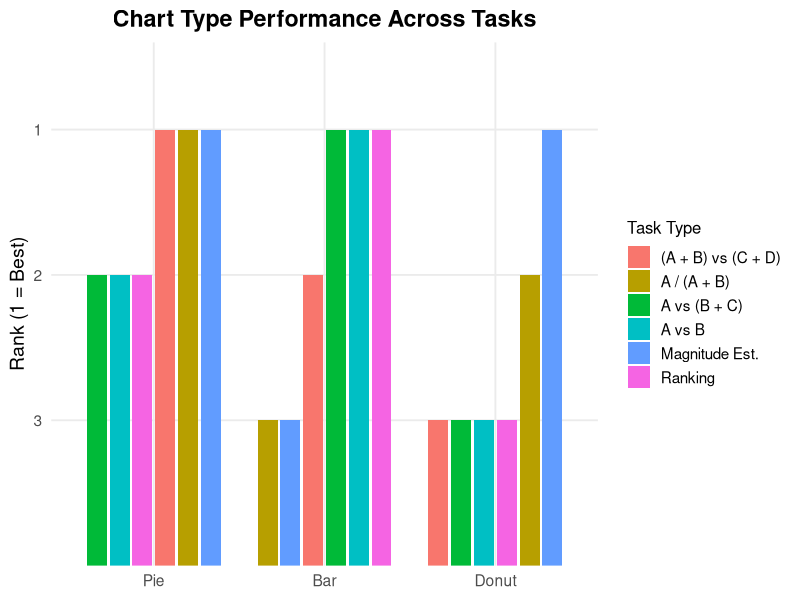
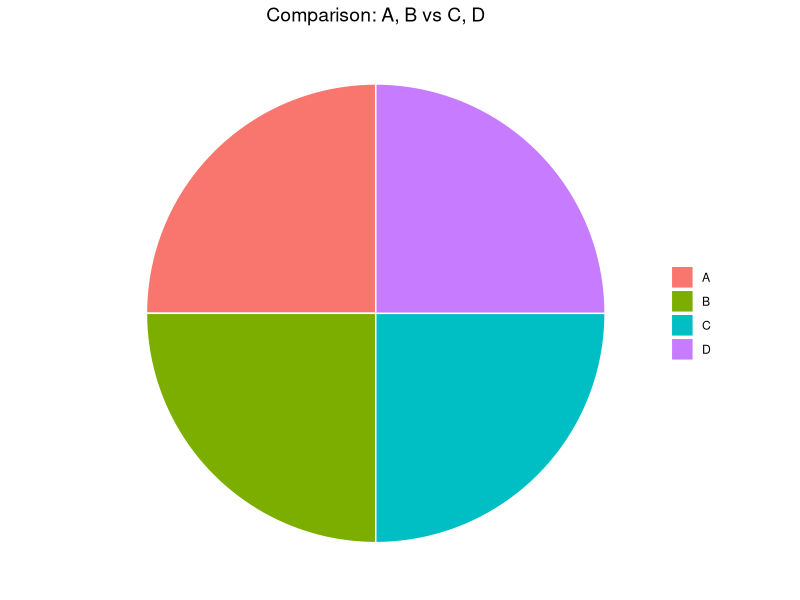
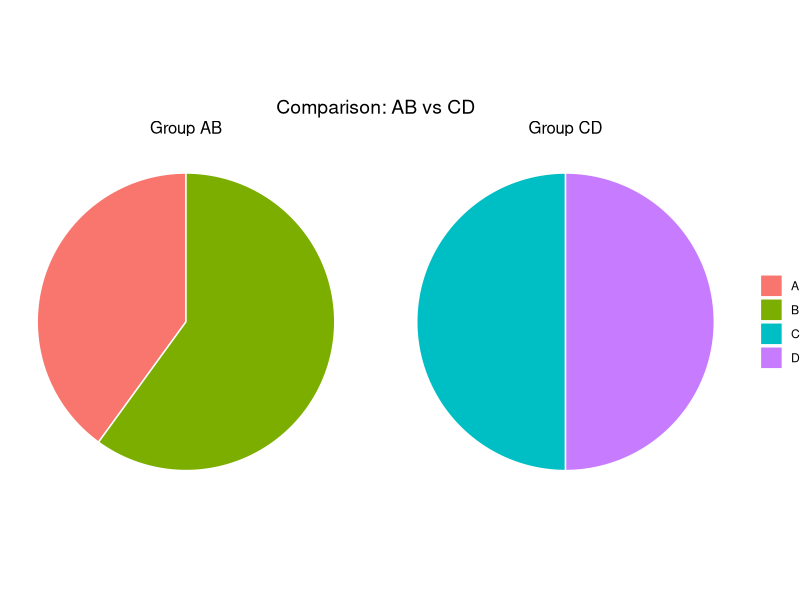
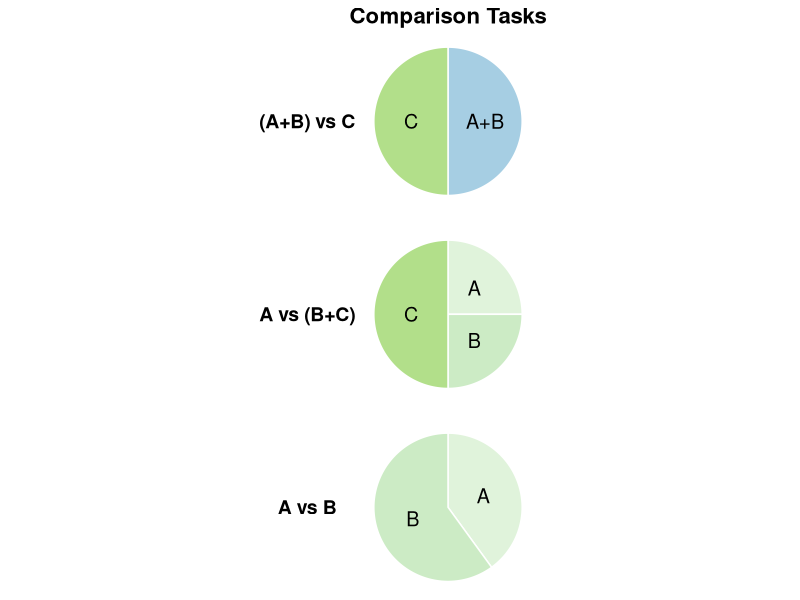
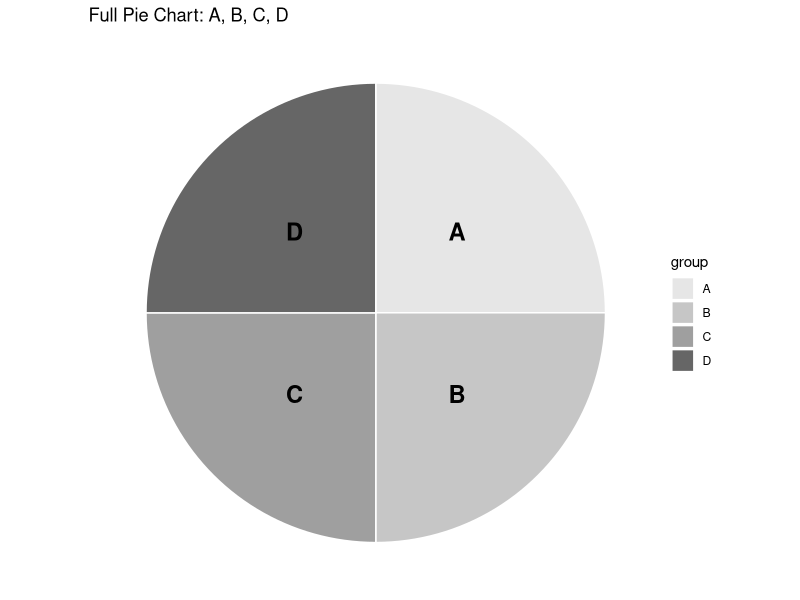
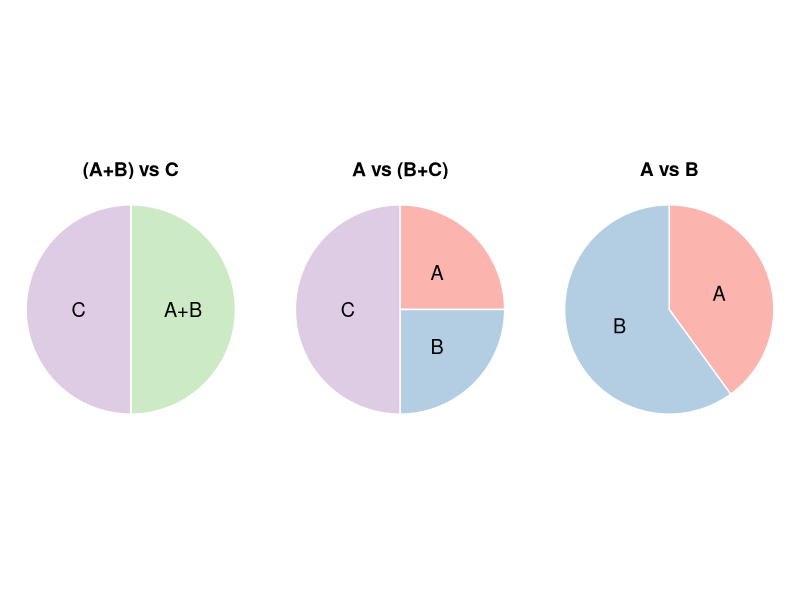
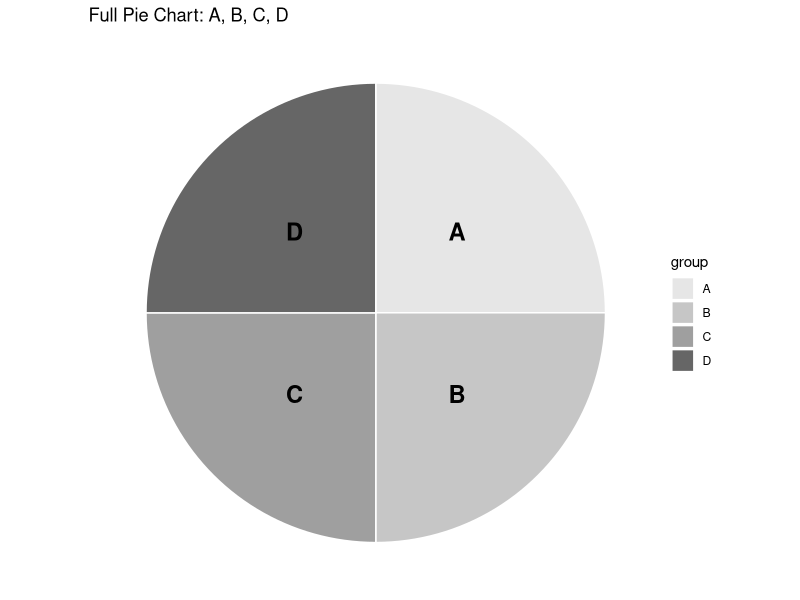
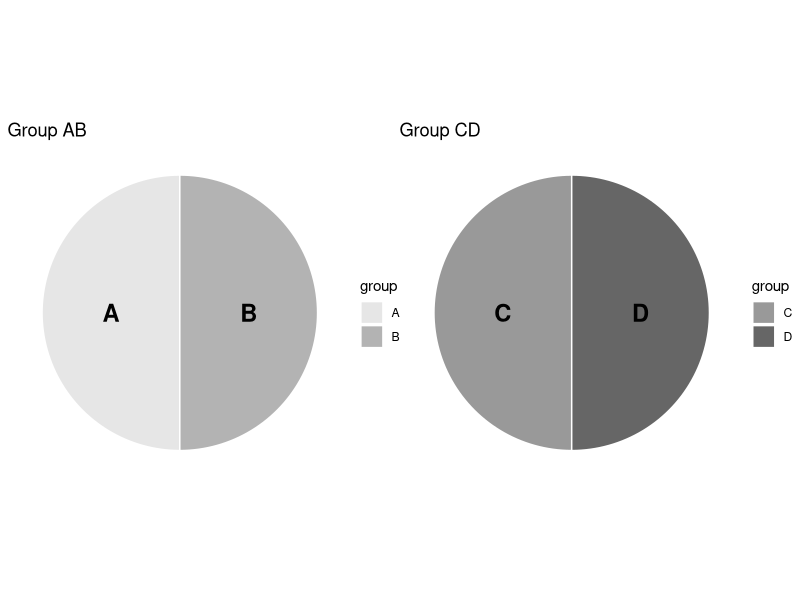

Source code (R) for these figures, in order:
## ---- chunk 1
#| echo: false

library(ggplot2)

# Data
chart_data <- data.frame(
  Chart_Type = rep(c("Bar", "Pie", "Donut"), each = 6),
  Task_Type = rep(c("A vs B", "A / (A + B)", "A vs (B + C)", 
                    "(A + B) vs (C + D)", "Ranking", "Magnitude Est."), 3),
  Rank = c(
    1, 3, 1, 2, 1, 3,  # Bar
    2, 1, 2, 1, 2, 1,  # Pie
    3, 2, 3, 3, 3, 1   # Donut
  )
)

# Reorder x-axis: Pie, Bar, Donut
chart_data$Chart_Type <- factor(chart_data$Chart_Type, levels = c("Pie", "Bar", "Donut"))

# Set Rank so that 1 shows on top
chart_data$Rank <- factor(chart_data$Rank, levels = c(3, 2, 1))

# Plot
ggplot(chart_data, aes(x = Chart_Type, y = Rank, fill = Task_Type)) +
  geom_bar(stat = "identity", position = position_dodge(width = 0.8), width = 0.7) +
  labs(
    title = "Chart Type Performance Across Tasks",
    y = "Rank (1 = Best)",
    x = NULL,
    fill = "Task Type"
  ) +
  theme_minimal(base_size = 14) +
  theme(
    legend.position = "right",
    legend.title = element_text(size = 12),
    legend.text = element_text(size = 11),
    plot.title = element_text(face = "bold", hjust = 0.5)
  )



## ---- chunk 2
#| echo: false
library(knitr)
library(tibble)

# Data with Study_Label and Preference column
study_table <- tribble(
  ~Study_Label, ~Study_Type,       ~Comparison, ~Question,                     ~Measure,                        ~Participants,          ~Trials_per_Participant,       ~Preference,
  "A-exp1",     "Eells (1926)",    "A / (A+B+...)", "Estimate each segment",       "Accuracy, Preference",          "97 psychology students", "15 (Pie + Bar; no repeat)",   "Pie",
  "A-exp2",     "Croxton (1927)",  "A / (A+B)", "Estimate percentage values",  "Accuracy",                      "807 students",           "27 (bar & pie mixed)",        "Pie",
  "B-exp1",     "Von Huhn (1927)", "A / B",     "What is B if A is 1?",        "Accuracy",                      "287 participants",       "2 ratios × 2 chart types",    "Bar",
  "B-exp2",     "Spence (1991)",   "A, A+B, etc.","Which part is largest?",   "Accuracy, Speed",               "Varied (online)",        "Not specified",               "Bar",
  "C-exp1",     "Petersen (1954)", "A / (A+B)", "Estimate proportion",         "Accuracy",                      "86 air force personnel", "3440 responses total",        "Bar",
  "D-exp1",     "Cleveland (1986)","A / (A+B)", "What % is this of standard?", "Accuracy",                      "127 (HS, college, tech)", "210 (6 task types)",          "Bar",
  "E-exp1",     "Simkin & Hastie (1987)", "A / B & A / (A+B)", "Compare or estimate", "Accuracy, Time",       "200 undergraduates",      "90 (timed)",                  "Pie (for A/(A+B))",
  "F-exp1",     "Skau & Kosara (2016)", "A / (A+B)", "What % is the blue part?", "Accuracy",                   "100 MTurk",              "48 (6 chart types × 8)",      "Pie",
  "G-exp1",     "Hill (2025)",     "Ranking, A vs B, A+B", "Rank or estimate", "Accuracy",                     "42 Univ. of Surrey",     "3 experiments",               "Bar"
)

# Display table
kable(
  study_table[, c("Study_Label", "Study_Type", "Comparison", "Question", "Measure", "Participants", "Trials_per_Participant", "Preference")],
  col.names = c("Label", "Citation", "Comparison", "Question", "Measure", "Participants", "Trials/Participant", "Preference"),
  caption = "Summary of Experimental Studies on Chart Perception"
)

## ---- chunk 3
#| echo: false

library(ggplot2)
library(dplyr)

# Data for 4 segments
df1 <- data.frame(
  group = c("A", "B", "C", "D"),
  value = c(25, 25, 25, 25)
)

ggplot(df1, aes(x = "", y = value, fill = group)) +
  geom_bar(width = 1, stat = "identity", color = "white") +
  coord_polar("y") +
  theme_void() +
  ggtitle("Comparison: A, B vs C, D") +
  theme(
    legend.title = element_blank(),
    plot.title = element_text(hjust = 0.5, size = 14)
  )

# Data for two pie charts
df2 <- data.frame(
  group = rep(c("A+B", "C+D"), each = 2),
  sub_group = rep(c("A", "B", "C", "D"), 1),
  value = c(20, 30, 25, 25)
)

df2$facet <- rep(c("Group AB", "Group CD"), each = 2)

ggplot(df2, aes(x = "", y = value, fill = sub_group)) +
  geom_bar(stat = "identity", width = 1, color = "white") +
  coord_polar("y") +
  facet_wrap(~ facet) +
  theme_void() +
  ggtitle("Comparison: AB vs CD") +
  theme(
    strip.text = element_text(size = 12),
    legend.title = element_blank(),
    plot.title = element_text(hjust = 0.5, size = 14)
  )


## ---- chunk 4
#| echo: False
library(ggplot2)
library(dplyr)

# Helper function to create pie chart data
make_pie_data <- function(labels, values, group) {
  df <- data.frame(
    label = labels,
    value = values
  )
  df$group <- group
  df
}

# Create all pie segments
pie_data <- bind_rows(
  make_pie_data(c("A", "B"), c(0.4, 0.6), "A vs B"),
  make_pie_data(c("A", "B", "C"), c(0.25, 0.25, 0.5), "A vs (B+C)"),
  make_pie_data(c("A+B", "C"), c(0.5, 0.5), "(A+B) vs C")
)

# Prepare for pie chart layout
pie_data <- pie_data %>%
  group_by(group) %>%
  mutate(
    fraction = value / sum(value),
    ymax = cumsum(fraction),
    ymin = lag(ymax, default = 0),
    label_pos = (ymin + ymax) / 2
  )

# Plot
ggplot(pie_data, aes(ymax = ymax, ymin = ymin, xmax = 1, xmin = 0, fill = label)) +
  geom_rect(color = "white") +
  coord_polar(theta = "y") +
  facet_wrap(~group, ncol = 1, strip.position = "left") +
  geom_text(aes(x = 0.5, y = label_pos, label = label), size = 5) +
  scale_fill_manual(values = c("A" = "#e0f3db", "B" = "#ccebc5", "C" = "#b2df8a", "A+B" = "#a6cee3")) +
  theme_void() +
  theme(
    strip.text = element_text(size = 14, face = "bold"),
    legend.position = "none",
    plot.title = element_text(hjust = 0.5, size = 16, face = "bold")
  ) +
  ggtitle("Comparison Tasks")

# ==== 1. Full Pie Chart: A, B, C, D ====
df_full <- data.frame(
  group = c("A", "B", "C", "D"),
  value = c(25, 25, 25, 25)
)

df_full <- df_full %>%
  mutate(
    fraction = value / sum(value),
    ymax = cumsum(fraction),
    ymin = c(0, head(ymax, n = -1)),
    label_pos = (ymin + ymax) / 2
  )

ggplot(df_full, aes(ymax = ymax, ymin = ymin, xmax = 1, xmin = 0, fill = group)) +
  geom_rect(color = "white") +
  geom_text(aes(x = 0.5, y = label_pos, label = group), size = 6, fontface = "bold") +
  coord_polar(theta = "y") +
  scale_fill_manual(values = gray.colors(4, start = 0.9, end = 0.4)) +
  theme_void() +
  ggtitle("Full Pie Chart: A, B, C, D")

## ---- chunk 5
#| echo: false
library(ggplot2)
library(dplyr)

# Helper function to create pie chart data
make_pie_data <- function(labels, values, group) {
  df <- data.frame(
    label = labels,
    value = values
  )
  df$group <- group
  df
}

# Combine all pie data
pie_data <- bind_rows(
  make_pie_data(c("A", "B"), c(0.4, 0.6), "A vs B"),
  make_pie_data(c("A", "B", "C"), c(0.25, 0.25, 0.5), "A vs (B+C)"),
  make_pie_data(c("A+B", "C"), c(0.5, 0.5), "(A+B) vs C")
)

# Compute positions
pie_data <- pie_data %>%
  group_by(group) %>%
  mutate(
    fraction = value / sum(value),
    ymax = cumsum(fraction),
    ymin = lag(ymax, default = 0),
    label_pos = (ymin + ymax) / 2
  )

# Color palette (match original soft hues)
color_palette <- c("A" = "#FBB4AE", "B" = "#B3CDE3", "C" = "#DECBE4", "A+B" = "#CCEBC5")

# Plot
ggplot(pie_data, aes(ymax = ymax, ymin = ymin, xmax = 1, xmin = 0, fill = label)) +
  geom_rect(color = "white") +
  geom_text(aes(x = 0.5, y = label_pos, label = label), size = 5) +  # Labels inside
  coord_polar(theta = "y") +
  facet_wrap(~group, nrow = 1) +  # Horizontal layout
  scale_fill_manual(values = color_palette) +
  theme_void() +
  theme(
    strip.text = element_text(size = 14, face = "bold"),
    legend.position = "none"
  )


## ---- chunk 6
#| echo: false
# Load required libraries
library(ggplot2)
library(dplyr)

# ==== 1. Full Pie Chart: A, B, C, D ====
df_full <- data.frame(
  group = c("A", "B", "C", "D"),
  value = c(25, 25, 25, 25)
)

df_full <- df_full %>%
  mutate(
    fraction = value / sum(value),
    ymax = cumsum(fraction),
    ymin = c(0, head(ymax, n = -1)),
    label_pos = (ymin + ymax) / 2
  )

ggplot(df_full, aes(ymax = ymax, ymin = ymin, xmax = 1, xmin = 0, fill = group)) +
  geom_rect(color = "white") +
  geom_text(aes(x = 0.5, y = label_pos, label = group), size = 6, fontface = "bold") +
  coord_polar(theta = "y") +
  scale_fill_manual(values = gray.colors(4, start = 0.9, end = 0.4)) +
  theme_void() +
  ggtitle("Full Pie Chart: A, B, C, D")

# ==== 2. Half Pie Chart: Group AB ====
df_ab <- data.frame(
  group = c("A", "B"),
  value = c(50, 50)
)

df_ab <- df_ab %>%
  mutate(
    fraction = value / sum(value),
    ymax = cumsum(fraction),
    ymin = c(0, head(ymax, n = -1)),
    label_pos = (ymin + ymax) / 2
  )

p_ab <- ggplot(df_ab, aes(ymax = ymax, ymin = ymin, xmax = 1, xmin = 0, fill = group)) +
  geom_rect(color = "white") +
  geom_text(aes(x = 0.5, y = label_pos, label = group), size = 6, fontface = "bold") +
  coord_polar(theta = "y", start = pi) +  # start at top to show half-pie
  scale_fill_manual(values = gray.colors(2, start = 0.9, end = 0.7)) +
  theme_void() +
  ggtitle("Group AB")

# ==== 3. Half Pie Chart: Group CD ====
df_cd <- data.frame(
  group = c("C", "D"),
  value = c(50, 50)
)

df_cd <- df_cd %>%
  mutate(
    fraction = value / sum(value),
    ymax = cumsum(fraction),
    ymin = c(0, head(ymax, n = -1)),
    label_pos = (ymin + ymax) / 2
  )

p_cd <- ggplot(df_cd, aes(ymax = ymax, ymin = ymin, xmax = 1, xmin = 0, fill = group)) +
  geom_rect(color = "white") +
  geom_text(aes(x = 0.5, y = label_pos, label = group), size = 6, fontface = "bold") +
  coord_polar(theta = "y", start = pi) +
  scale_fill_manual(values = gray.colors(2, start = 0.6, end = 0.4)) +
  theme_void() +
  ggtitle("Group CD")

# ==== Combine AB and CD side by side ====
library(patchwork)
p_ab + p_cd
## ---- chunk 7
# Load libraries
library(ggplot2)
library(dplyr)
library(patchwork)

# Function to make pie chart with highlighted segments
make_pie_plot <- function(data, title, highlight_group = NULL, highlight_color = "black") {
  data <- data %>%
    mutate(
      fraction = value / sum(value),
      ymax = cumsum(fraction),
      ymin = lag(ymax, default = 0),
      label_pos = (ymin + ymax) / 2,
      label = label
    )
  
  # Add border flag
  data$highlight <- ifelse(data$label %in% highlight_group, TRUE, FALSE)

  ggplot(data) +
    geom_rect(aes(
      ymin = ymin, ymax = ymax, xmin = 0.5, xmax = 1.5,
      fill = label, color = highlight
    ), size = 1) +
    coord_polar(theta = "y") +
    geom_text(aes(
      x = 1, y = label_pos, label = label
    ), size = 5) +
    scale_fill_manual(values = c(
      "A" = "#f4a582", "B" = "#92c5de", "C" = "#d1bce3", "A+B" = "#b2df8a", "B+C" = "#b2abd2"
    )) +
    scale_color_manual(values = c("TRUE" = highlight_color, "FALSE" = NA), guide = "none") +
    theme_void() +
    ggtitle(title) +
    theme(plot.title = element_text(hjust = 0.5, face = "bold"))
}

# Define the three datasets
data1 <- tibble(label = c("A+B", "C"), value = c(0.5, 0.5))  # (A+B) vs C
data2 <- tibble(label = c("A", "B", "C"), value = c(0.25, 0.25, 0.5))  # A vs (B+C)
data3 <- tibble(label = c("A", "B"), value = c(0.4, 0.6))  # A vs B

# Make each plot with outlines
p1 <- make_pie_plot(data1, "(A+B) vs C", highlight_group = "A+B")
p2 <- make_pie_plot(data2, "A vs (B+C)", highlight_group = c("B", "C"))
p3 <- make_pie_plot(data3, "A vs B", highlight_group = c("A", "B"))

# Combine the three plots horizontally
(p1 | p2 | p3)

